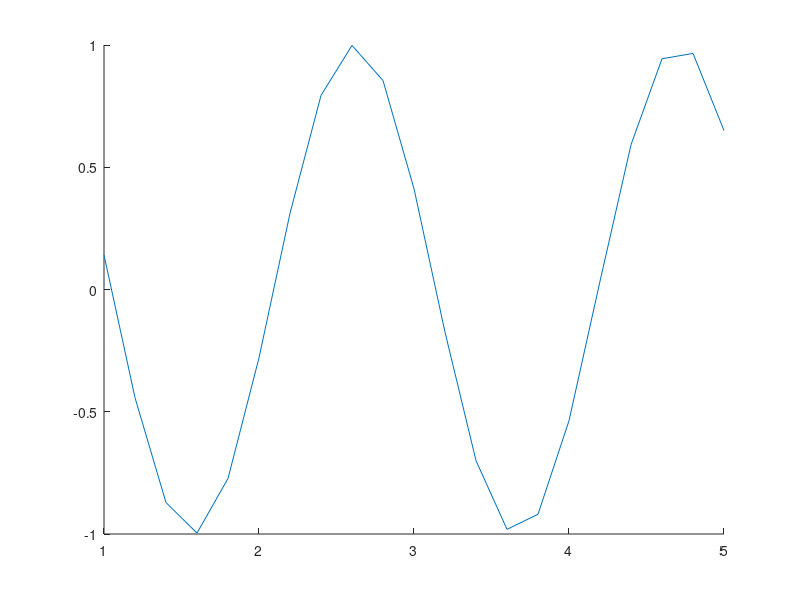

The MATLAB source for this figure:
% Lab 4

str = "Иванов Константин 1981";
arr1 = [3 4 3 4 3 5];
mat1 = [1 2 3 4 99 80; 5 6 7 8 33 21];
arr2 = [15 90];

%1
str1 = str;
printf("Задание 1: кол-во символов в строке %d\n", length(strrep(str1, " ", ""))); 

%2
str2 = "Иванов Константин 1981 3 4 3 4 3 5";
spaces = findstr(str2, " "); 
first_w = str2(1: spaces(1));
last_w = str2(spaces(end) + 1: end);
str2 = cstrcat(last_w, str2(spaces(1):spaces(end)), first_w);
printf("Задание 2: %s\n", str2);
 
%3
str3 = "Иванов Константин 1981 3 4 3 4 3 5";
str3 = regexprep(str3, "\\<0\\>", "нуль");
str3 = regexprep(str3, "\\<1\\>", "один");
str3 = regexprep(str3, "\\<2\\>", "два");
str3 = regexprep(str3, "\\<3\\>", "три");
str3 = regexprep(str3, "\\<4\\>", "четыре");
str3 = regexprep(str3, "\\<5\\>", "пять");
str3 = regexprep(str3, "\\<6\\>", "шесть");
str3 = regexprep(str3, "\\<7\\>", "семь");
str3 = regexprep(str3, "\\<8\\>", "восемь");
str3 = regexprep(str3, "\\<9\\>", "девять");

printf("Задание 3: %s\n", str3);

%4
str4 = "Иванов Константин 1981 3 4 3 4 3 5";
str4 = strtrim(regexprep(str4, "\\D", " "));
cells = strsplit(str4, " ");
for i = 1:length(cells)
  arr(i) = str2num(cells{i});
endfor
printf("Задание 4: %s\n", mat2str(arr));


%5
f = fopen("in3.txt", "wt");

fprintf(f, "%s\n", str);
fprintf(f, "%f ", arr1);
fprintf(f, "\n");
for line = 1:size(mat1)(1);
  fprintf(f, "%f ", mat1(line, 1:end));
  fprintf(f, "\n");
endfor
fprintf(f, "%f ", arr2);
fprintf(f, "\n");

fclose(f);

% 6
f = fopen("in3.txt", "rt");

rstr = fgetl(f);
rarr1 = fscanf(f, "%f", [6]);
rmat = fscanf(f, "%f", [2 6]);
rarr2 = fscanf(f, "%f", [2]);

printf(strcat("Задание 6: " ,
        "\n\tСтрока: %s\n" ,
        "\tМассив1: %s\n" ,
        "\tМатрица: %s\n",
        "\tМассив2: %s\n"),
        rstr, mat2str(rarr1), mat2str(rmat), mat2str(rarr2)); 

fclose(f);

%7

% f = sin(3*x)

im = figure("Name", "Sin(3x)");
hold on;
  X = [1:0.2:5];
  Y = sin(3*X);
  plot(X, Y);
hold off;

saveas(im, "plot.jpg");

% HTML
doc = fopen("var3.html", "wt");
  
fprintf(doc, "%s", "<html>");
fprintf(doc, "%s",   "<head>");
fprintf(doc, "%s",     "<title>Отчет по лабораторной работе №4</title>");
fprintf(doc, "%s",   "</head>");
fprintf(doc, "%s",   "<body>");
fprintf(doc, "%s",     "<center><h3>ОТЧЕТ <br> по лабораторной работе №4</h3></center>");
fprintf(doc, "%s",     "<h3>Исходные данные</h3>");
fprintf(doc, "%s",     "Иванов Константин 1981 3 4 3 4 3 5<br>");
fprintf(doc, "%s",     "1 2 3 4 99 80<br>");
fprintf(doc, "%s",     "5 6 7 8 33 21<br>");
fprintf(doc, "%s",     "15 90");
fprintf(doc, "%s",     "<h3>График</h3>");
fprintf(doc, "%s",     "<img width=30% src=\"plot.jpg\">");
fprintf(doc, "%s",   "</body>");
fprintf(doc, "%s", "</html>");

fclose(doc);

clear all


